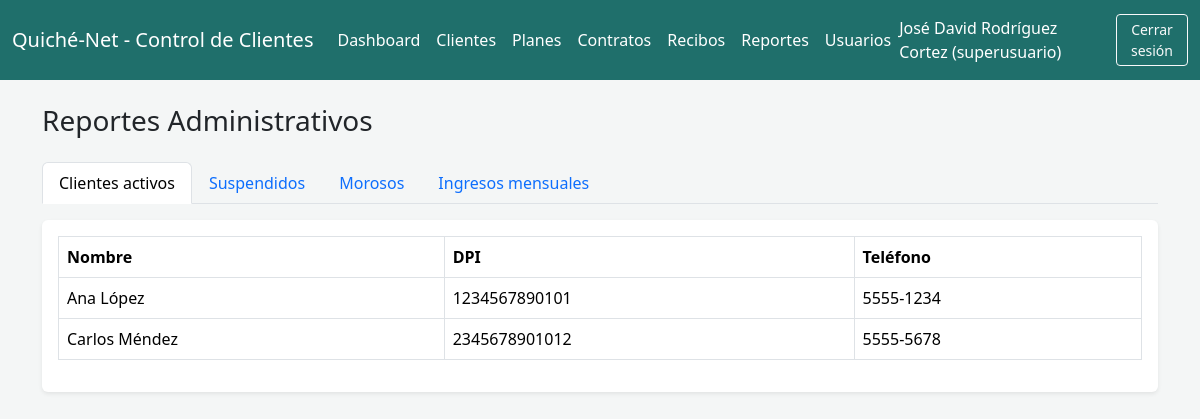
/reportes.php (signed in), run on the app's committed database.
### tables this page shows
CREATE TABLE `clientes` (
  `id` int(11) NOT NULL,
  `nombre` varchar(150) NOT NULL,
  `dpi` varchar(13) DEFAULT NULL,
  `direccion` varchar(200) DEFAULT NULL,
  `telefono` varchar(20) DEFAULT NULL,
  `correo` varchar(100) DEFAULT NULL,
  `tipo_conexion` enum('fibra','antena') DEFAULT NULL,
  `torre` varchar(100) DEFAULT NULL,
  `ip` varchar(45) DEFAULT NULL,
  `usuario_servicio` varchar(100) DEFAULT NULL,
  `password_servicio` varchar(255) DEFAULT NULL,
  `estado` enum('activo','suspendido','inactivo') NOT NULL DEFAULT 'activo',
  `fecha_baja` datetime DEFAULT NULL,
  `creado_en` timestamp NOT NULL DEFAULT current_timestamp()
);

### config.php (called while the page is built, shortened)
<?php
function e($valor): string
{
    return htmlspecialchars((string) $valor, ENT_QUOTES, 'UTF-8');
}
function esAdmin(): bool
{
    return in_array($_SESSION['usuario_rol'] ?? '', ['administrador', 'superusuario'], true);
}

### reportes.php (the view, shortened to what this page needs)
<?php
require __DIR__ . '/config.php';
$clientesActivos = $pdo->query("SELECT * FROM clientes WHERE estado = 'activo' ORDER BY nombre")->fetchAll();
$esAdmin = esAdmin();
require __DIR__ . '/includes/header.php';
?>
<h3 class="mb-4">Reportes Administrativos</h3>
<ul class="nav nav-tabs mb-3" role="tablist">
    <li class="nav-item"><button class="nav-link active" data-bs-toggle="tab" data-bs-target="#activos">Clientes activos</button></li>
    <li class="nav-item"><button class="nav-link" data-bs-toggle="tab" data-bs-target="#suspendidos">Suspendidos</button></li>
    <li class="nav-item"><button class="nav-link" data-bs-toggle="tab" data-bs-target="#morosos">Morosos</button></li>
<?php if ($esAdmin): ?>
    <li class="nav-item"><button class="nav-link" data-bs-toggle="tab" data-bs-target="#ingresos">Ingresos mensuales</button></li>
<?php endif; ?></ul>
<div class="tab-content bg-white p-3 rounded shadow-sm">
    <div class="tab-pane fade show active" id="activos">
        <table class="table table-bordered">
            <thead><tr><th>Nombre</th><th>DPI</th><th>Teléfono</th></tr></thead>
            <tbody>
                <?php foreach ($clientesActivos as $c): ?>
                <tr><td><?= e($c['nombre']) ?></td><td><?= e($c['dpi']) ?></td><td><?= e($c['telefono']) ?></td></tr>
                <?php endforeach; ?>
            </tbody>
        </table>
    </div>
</div>
<?php require __DIR__ . '/includes/footer.php'; ?>

### assets/css/style.css (style rules this page uses)
:root { --color-primario: #1f6f6b; --color-primario-oscuro: #16514e; --color-claro: #e7f3f2; }
body { background-color: #f4f6f6; }
.table thead { background-color: var(--color-primario); color: #fff; }

### data on the page
clientes: nombre "Ana López", dpi "1234567890101", telefono "5555-1234"
clientes: nombre "Carlos Méndez", dpi "2345678901012", telefono "5555-5678"

### other printed values
$_SESSION['usuario_nombre'] "José David Rodríguez Cortez"
$_SESSION['usuario_rol'] "superusuario"
